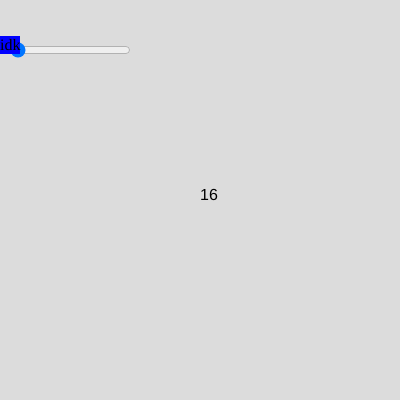
Frame 1 (no input)
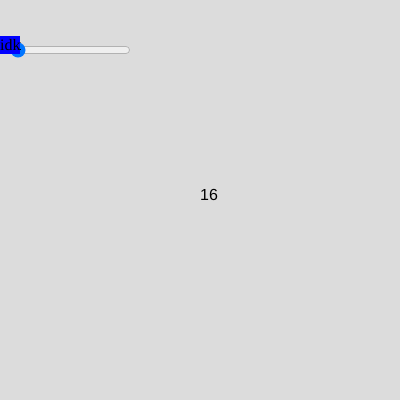
Frame 60 (no input)
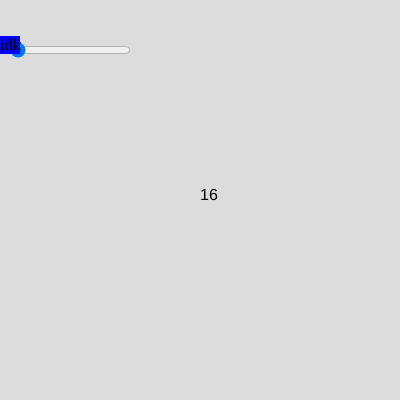
Frame 120 (the mouse pressed at the canvas centre since frame 60)

The p5.js sketch that drew these frames (run headless with seeded random() and noise() and a simulated clock; from frame 60 on, the mouse is pressed at the canvas centre):

// p5.js sketch
// ── sketch.js
let para
let slider
let sliderValue=16
function setup() {
  createCanvas(400, 400);
  // Help blind or low-vision users understand your sketch
  describe("A 400 by 400 pixel gray canvas.");
  slider = createSlider(12,72,16)
  slider.position(0,40)
  slider.changed(sliderChanged)
}

function draw() {
  background(220);
  para = createP('idk')
  para.position(0,20)
  para.style("background-color:blue")

  push()
  textSize(sliderValue)
  text(sliderValue,width/2,height/2)
  pop()
}

function sliderChanged(){
  sliderValue = slider.value()
}
// ── style.css
html, body {
  margin: 0;
  padding: 0;
}
canvas {
  display: block;
}

p{
  background-color: pink;
  color: white;
}
